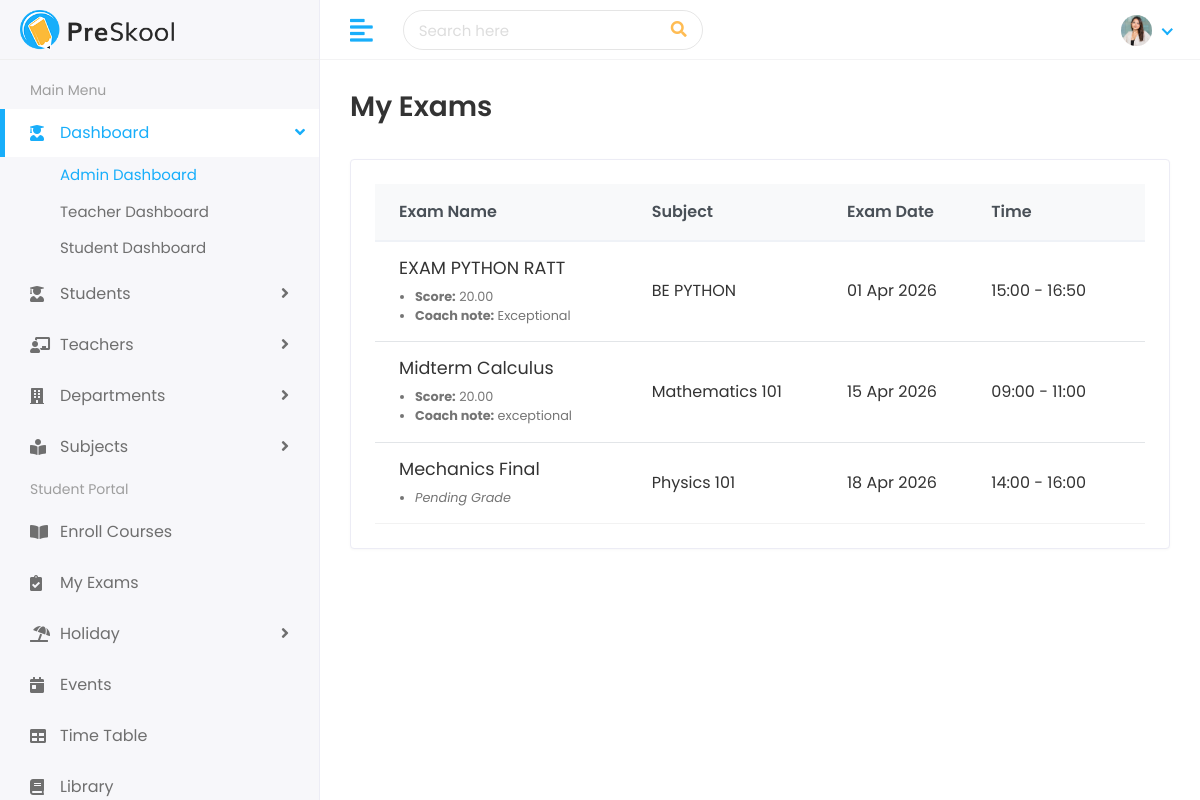
The page /subjects/my-exams/ (signed in) on the database as committed earlier.
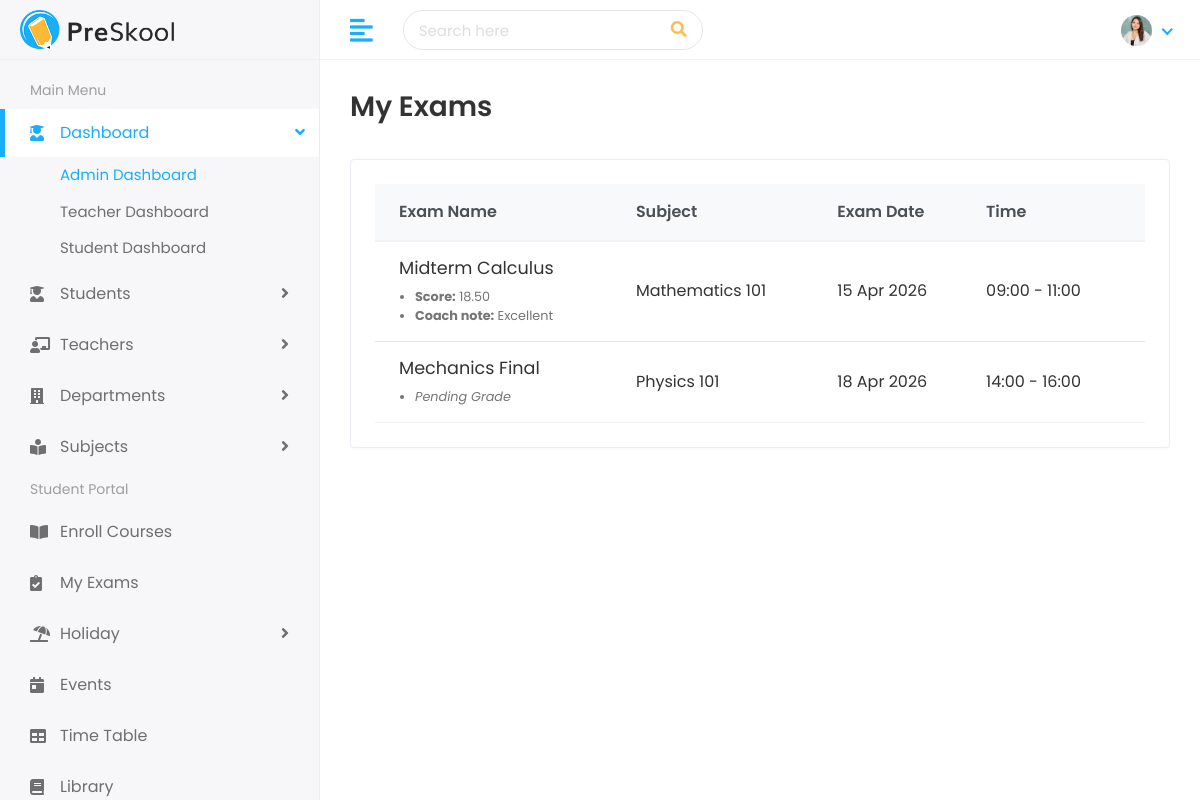
The same page on the database as committed later.
### subjects/models.py (models this page shows, shortened)
class Exam(models.Model):
    exam_id = models.CharField(max_length=20, unique=True)
    name = models.CharField(max_length=100)
    subject = models.ForeignKey(
        Subject,
        on_delete=models.CASCADE,
        related_name='exams'
    )
    exam_date = models.DateField()
    start_time = models.TimeField()
    end_time = models.TimeField()

class ExamResult(models.Model):
    student = models.ForeignKey(
        settings.AUTH_USER_MODEL,
        on_delete=models.CASCADE,
        related_name='exam_results',
        limit_choices_to={'is_student': True}
    )
    exam = models.ForeignKey(Exam, on_delete=models.CASCADE, related_name='results')
    marks_obtained = models.DecimalField(max_digits=5, decimal_places=2, null=True, blank=True)
    comments = models.CharField(max_length=255, blank=True, null=True)
    created_at = models.DateTimeField(auto_now_add=True, null=True, blank=True)
    class Meta:
        unique_together = ('student', 'exam')

class Subject(models.Model):
    subject_id = models.CharField(max_length=20, unique=True)
    name = models.CharField(max_length=100)
    department = models.ForeignKey(
        Department,
        on_delete=models.CASCADE,
        related_name='subjects'
    )
    teacher = models.ForeignKey(
        Teacher,
        on_delete=models.SET_NULL,
        null=True,
        related_name='taught_subjects'
    )

### subjects/views.py (the view)
# urls.py: path('my-exams/', views.my_exams, name='my_exams'),
@login_required
def my_exams(request):
    if not getattr(request.user, 'is_student', False):
        return render(request, 'subjects/my_grades.html', {'error': 'Only students can view their exams.'})
    enrolled_subject_ids = Enrollment.objects.filter(student=request.user).values_list('subject_id', flat=True)
    exams = Exam.objects.filter(subject_id__in=enrolled_subject_ids).order_by('exam_date', 'start_time').select_related('subject')
    results = ExamResult.objects.filter(student=request.user, exam__in=exams)
    results_map = {res.exam_id: res for res in results}
    exam_data = []
    for exam in exams:
        exam_data.append({
            'exam': exam,
            'result': results_map.get(exam.id)
        })
    return render(request, 'subjects/my_exams.html', {'exam_data': exam_data})

### templates/subjects/my_exams.html
{% extends 'Home/base.html' %}
{% load static %}
{% block body %}
<div class="page-wrapper">
    <div class="content container-fluid">
        <div class="page-header">
            <div class="row align-items-center">
                <div class="col">
                    <h3 class="page-title">My Exams</h3>
                </div>
            </div>
        </div>
        <div class="row">
            <div class="col-sm-12">
                <div class="card card-table">
                    <div class="card-body">
                        {% if error %}
                            <div class="alert alert-danger m-3">{{ error }}</div>
                        {% else %}
                            <div class="table-responsive">
                                <table class="table table-hover table-center mb-0">
                                    <thead class="thead-light">
                                        <tr>
                                            <th>Exam Name</th>
                                            <th>Subject</th>
                                            <th>Exam Date</th>
                                            <th>Time</th>
                                        </tr>
                                    </thead>
                                    <tbody>
                                        {% for item in exam_data %}
                                        <tr>
                                            <td>
                                                <h2 class="mb-2" style="font-size: 1.1rem; color: #333;">{{ item.exam.name }}</h2>
                                                <ul class="text-muted small pl-3 mb-0" style="list-style-type: disc;">
                                                    {% if item.result and item.result.marks_obtained is not None %}
                                                        <li><strong>Score:</strong> {{ item.result.marks_obtained }}</li>
                                                        {% if item.result.comments %}
                                                        <li><strong>Coach note:</strong> {{ item.result.comments }}</li>
                                                        {% endif %}
                                                    {% else %}
                                                        <li><em>Pending Grade</em></li>
                                                    {% endif %}
                                                </ul>
                                            </td>
                                            <td>{{ item.exam.subject.name }}</td>
                                            <td>{{ item.exam.exam_date|date:"d M Y" }}</td>
                                            <td>{{ item.exam.start_time|time:"H:i" }} - {{ item.exam.end_time|time:"H:i" }}</td>
                                        </tr>
                                        {% empty %}
                                        <tr>
                                            <td colspan="4" class="text-center">You have no upcoming exams.</td>
                                        </tr>
                                        {% endfor %}
                                    </tbody>
                                </table>
                            </div>
                        {% endif %}
                    </div>
                </div>
            </div>
        </div>
    </div>
</div>
{% endblock %}

Rows that differ between the two databases and show on the page:
no longer on this page (row unchanged): Exam: exam.name "EXAM PYTHON RATT", result.marks_obtained "20.00", result.comments "Exceptional", exam.subject.name "BE PYTHON", exam.exam_date "01 Apr 2026", exam.start_time "15:00", exam.end_time "16:50"
changed through a linked row, Exam "Midterm Calculus": result.marks_obtained "20.00" → "18.50"; result.comments "exceptional" → "Excellent"
